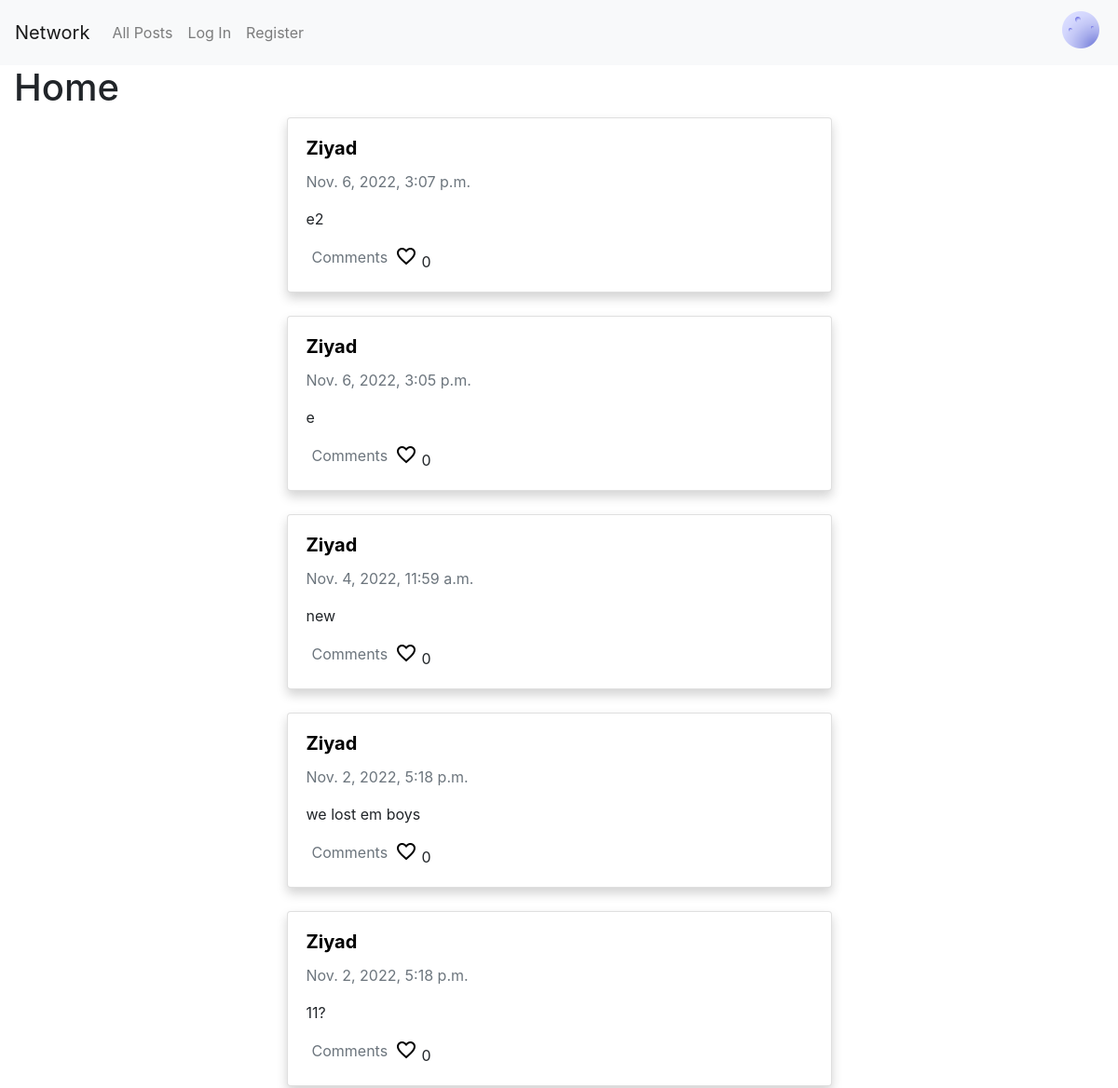
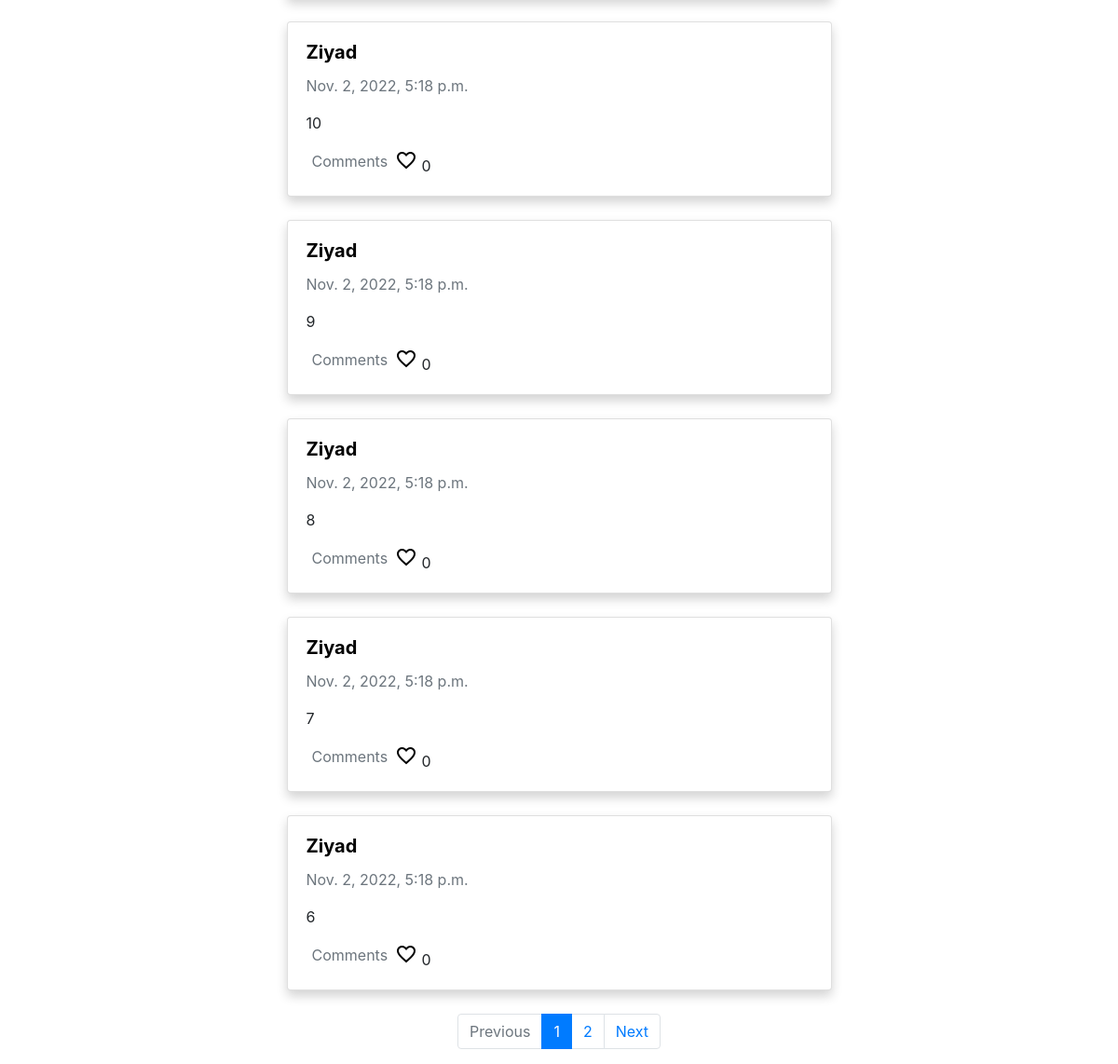
The app's page /, older data (2 pictures, top to bottom).
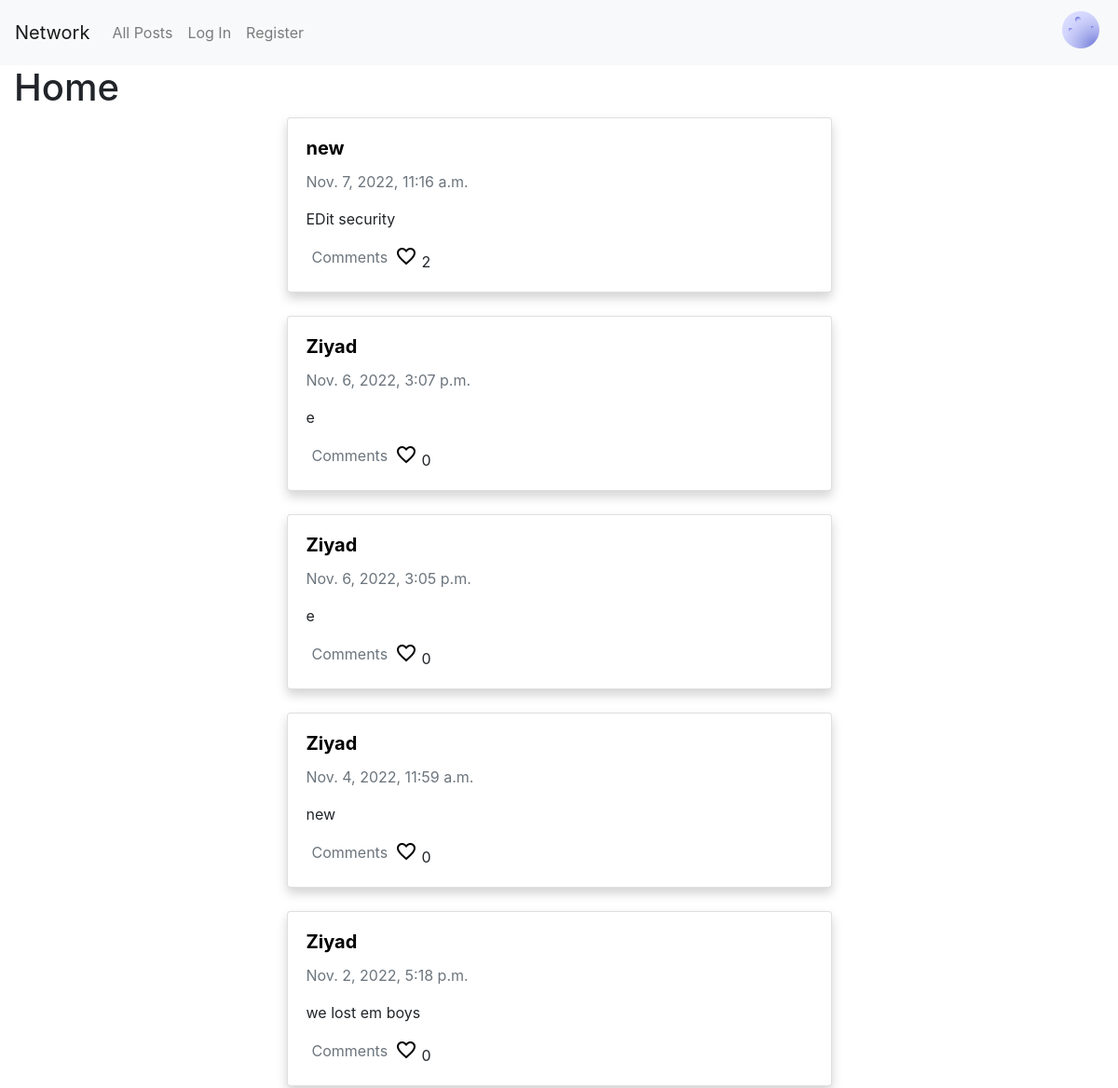
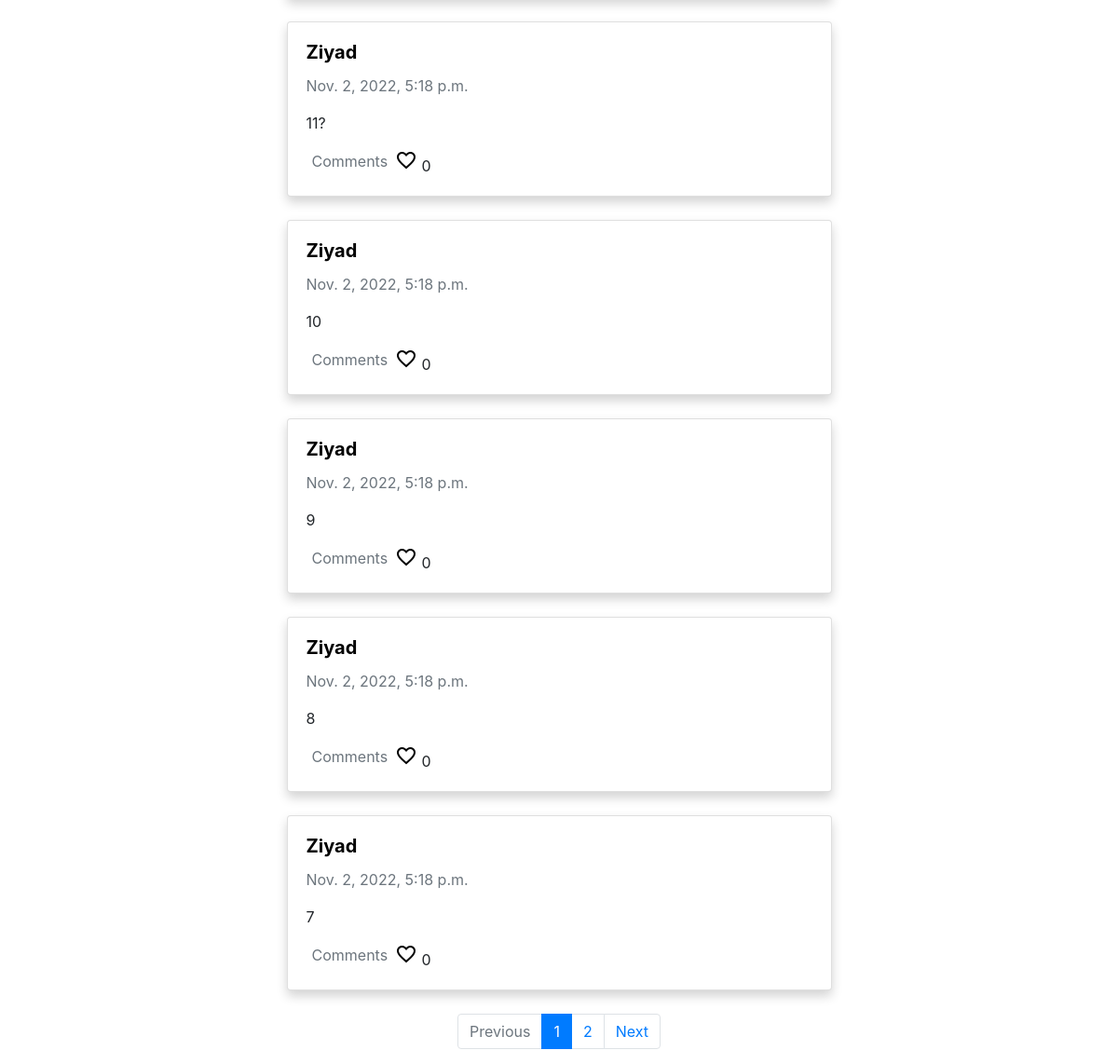
The same page, newer data (2 pictures, top to bottom).
### network/models.py (models this page shows, shortened)
class Post(models.Model):
    user = models.ForeignKey(User, on_delete=models.CASCADE, related_name="posts")
    content = models.CharField(max_length=120)
    timestamp = models.DateTimeField(auto_now_add=True)
    likes = models.ManyToManyField(User, blank=True, related_name="likes")

class User(AbstractUser):
    pass

### network/views.py (the view)
# urls.py: path("", views.index, name="index"),
def index(request):
    posts = Post.objects.all().order_by('-timestamp')
    paginator = Paginator(posts, 10)
    page_number = request.GET.get('page')
    page_obj = paginator.get_page(page_number)
    user = request.user
    comments = Comment.objects.all().order_by('-timestamp')
    content = []
    for post in posts:
        content.append(post.content)
    return render(request, "network/index.html", {
        "page_obj": page_obj,
        "user": user,
        "comments": comments,
        "content": content
    })

### network/templates/network/index.html (shortened to what this page needs)
{% extends "network/layout.html" %}
{% load static %}
{% block body %}
    <div class="col">
        <h1>Home</h1>
    </div>
   <div id="feed">
      {% for post in page_obj %}
        <div class="col">
          <div class="card" id="card-posts">
            <div class="card-body">
              <h5 class="card-title">
                <a style="color: black;" href="{% url 'profile' post.user %}">
                  <strong>{{ post.user }}</strong>
                </a>
              </h5>
              <p class="card-text text-muted"> {{ post.timestamp }} </p>
              {% if post.content|length > 280 %}
              <div class="content">
                <p class="card-text" id="content{{ post.id }}">{{ post.content|truncatechars:280 }}</p>
              </div>
              <p class="fodder-content" id="uncontent{{ post.id }}">{{ post.content }}</p>
              <div class="card-footer">
                <button id="show-more{{post.id}}" class="link text-muted" onclick="showMore('{{post.id}}')"> Show more </a>
              </div>
              {% else %}
              <p class="card-text" id="content{{ post.id }}">{{ post.content }}</p>
              {% endif %}
              <div class="row">
                <div class="col-2">
                  <button class="link text-muted" onclick="comment('{{post.id}}')"> Comments </a>
                </div>
                <div class="col-3" id="like{{post.id}}">
                    {% if user in post.likes.all %}
                      <input type="image" src="{% static 'network/heart.png' %}" id="button-like" onclick="like('{{ post.id }}','{{post.likes.count}}',true)" alt="...">
                      <span id="like-count">{{post.likes.count}}</span>
                    {% else %}
                      <input type="image" src="{% static 'network/heart-empty.png' %}" id="like-button{{post.id}}" onclick="like('{{ post.id }}','{{post.likes.count}}',false)" alt="...">
                      <span id="like-count">{{post.likes.count}}</span>
                    {% endif %}
                  </div>
              </div>
            </div>
          </div>
        </div>
      {% endfor %}
   </div>
<div id="next">
  <nav aria-label="page-nav">
      <ul class="pagination justify-content-center">
        {% if page_obj.has_previous %}
          <li class="page-item">
            <a class="page-link" href="?page={{ page_obj.previous_page_number }}" tabindex="-1" aria-disabled="true">Previous</a>
          </li>
        {% else %}
          <li class="page-item disabled">
            <a class="page-link" href="#" tabindex="-1" aria-disabled="true">Previous</a>
          </li>
        {% endif %}
        {% for i in page_obj.paginator.page_range %}
          {% if page_obj.number == i %}
            <li class="page-item active" aria-current="page">
              <a class="page-link" href="#">{{ i }} <span class="sr-only">(current)</span></a>
            </li>
          {% else %}
            <li class="page-item"><a class="page-link" href="?page={{ i }}">{{ i }}</a></li>
          {% endif %}
        {% endfor %}
        {% if page_obj.has_next %}
          <li class="page-item">
            <a class="page-link" href="?page={{ page_obj.next_page_number }}">Next</a>
          </li>
        {% else %}
          <li class="page-item disabled">
            <a class="page-link" href="#">Next</a>
          </li>
        {% endif %}
      </ul>
    </nav>
</div>
{% endblock %}

Row changes from the older to the newer data that the page shows:
no longer on this page (row unchanged): Post: user "Ziyad", timestamp "Nov. 2, 2022, 5:18 p.m.", content "6", likes.count "0"
added Post: user "new", timestamp "Nov. 7, 2022, 11:16 a.m.", content "EDit security", likes.count "2"
changed Post "Nov. 6, 2022, 3:07 p.m.": content "e2" → "e"
